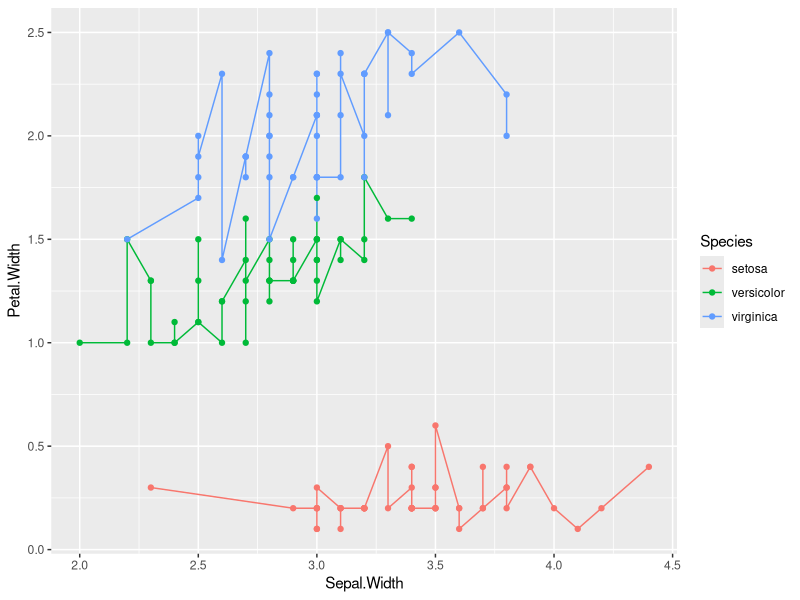

Write R code to recreate this figure.
attach(iris)
library("ggplot2")
ggplot(iris, aes(x=Sepal.Width, y=Petal.Width, color=Species)) + geom_line() + geom_point()